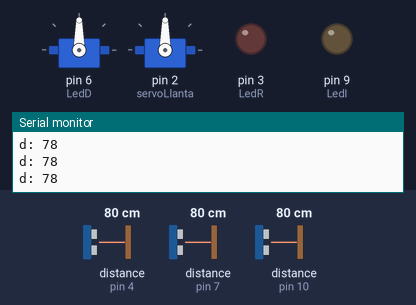
This sketch was run on a simulated Arduino Uno, built with avr-gcc and run on an emulated ATmega328P. On the bench: 2 × servo, output pins drawn as LEDs (lit = HIGH), the last lines printed to the serial monitor. Wiring (inferred from the names in the program): 3 × ultrasonic range finder: trigger pin 5, echo pin 4 / trigger pin 8, echo pin 7 / trigger pin 11, echo pin 10. The test bench sets the inputs (shaded band); at power-on: distance to the obstacle (sensors on pin 4, pin 7, pin 10) 80 cm. The echo pulse lasts 58.3 µs per cm; pins used as bus, display or sensor lines are not drawn.

Above: at 1.2 s.
1.3 s: distance to the obstacle (sensor on pin 4) set to 12 cm
2.8 s: distance to the obstacle (sensor on pin 4) set to 9 cm
At 3.8 s:
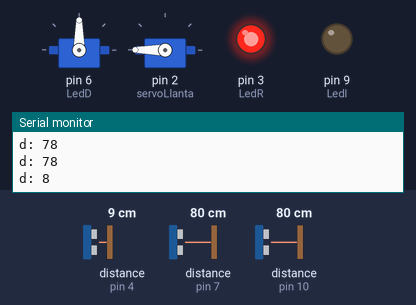
4.4 s: distance to the obstacle (sensor on pin 7) set to 85 cm
At 4.9 s:
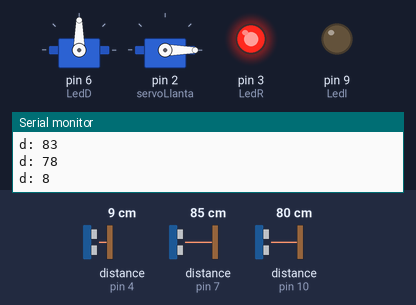
6.0 s: distance to the obstacle (sensor on pin 10) set to 90 cm
At 6.8 s:
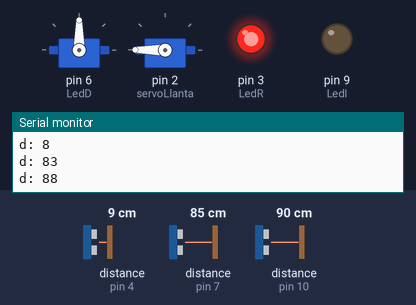
7.7 s: distance to the obstacle (sensor on pin 10) set to 2 cm
At 8.8 s:
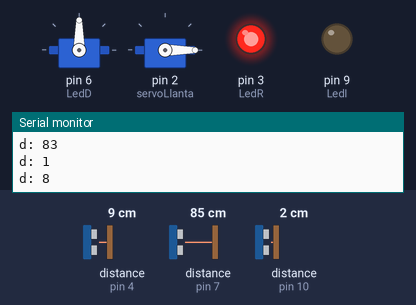
9.3 s: distance to the obstacle (sensor on pin 10) set to 120 cm
At 10.4 s:
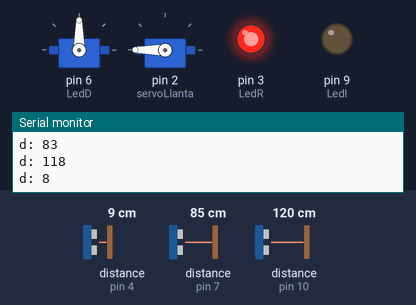
Timing chart, 0 to 11.9 s (numbered marks = the images above; inputs shaded):
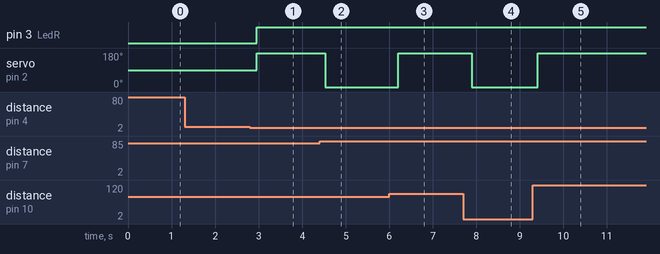

Measured:
- the behaviour switches between 11 and 10 cm on distance to the obstacle (sensor on pin 4) (found by bisection; images 0 and 1)
- the behaviour switches between 80 and 81 cm on distance to the obstacle (sensor on pin 7) (found by bisection; images 1 and 2)
- the behaviour switches between 84 and 85 cm on distance to the obstacle (sensor on pin 10) (found by bisection; images 2 and 3)
- after the input at 2.8 s, pin 3 (LedR): LOW → HIGH after 0.16 s; servo on pin 2 (servoLlanta): 90° → 180° after 0.16 s
- after the input at 4.4 s, servo on pin 2 (servoLlanta): 180° → 0° after 0.13 s
- after the input at 6.0 s, servo on pin 2 (servoLlanta): 0° → 180° after 0.21 s
- after the input at 7.7 s, servo on pin 2 (servoLlanta): 180° → 0° after 0.20 s
- after the input at 9.3 s, servo on pin 2 (servoLlanta): 0° → 180° after 0.11 s

The sketch:

PruebaProtoFuncional_3Leds-_Este_ya_funciona___servo.ino
```cpp
#include <Servo.h>
Servo servoLlanta;
Servo servoVel;
const int Trigger = 5;
const int TriggerD=8;
const int TriggerI=11;

const int Echo = 4;
const int EchoD=7;
const int EchoI=10;

int LedR=3;
int LedD=6 ;
int LedI=9;


void setup() {
  servoVel.attach(6);

servoLlanta.attach(2);
  pinMode(LedD,OUTPUT);
  pinMode(LedR,OUTPUT);
  pinMode(LedI,OUTPUT);


  Serial.begin(9600);
  pinMode(Trigger, OUTPUT);
  pinMode(Echo, INPUT);
  digitalWrite(Trigger, LOW);

  pinMode(TriggerD, OUTPUT);
  pinMode(EchoD, INPUT);
  digitalWrite(TriggerD, LOW);

  pinMode(TriggerI, OUTPUT);
  pinMode(EchoI, INPUT);
  digitalWrite(TriggerI, LOW);
  servoLlanta.write(90);
}


void loop(){
  sensorF();


  }


void sensorF()
{
  bool apagado=false;

  long t; //timepo que demora en llegar el eco
  long d; //distancia en centimetros
  long dD;
  long dI;
do{


  digitalWrite(Trigger, HIGH);
  delayMicroseconds(10);          //Enviamos un pulso de 10us
  digitalWrite(Trigger, LOW);
  t = pulseIn(Echo, HIGH); //obtenemos el ancho del pulso
  d = t/59;    //escalamos el tiempo a una distancia en cm
dD=sensorD();
dI=sensorI();
Serial.print("d: ");
Serial.print(d);
Serial.println("\n");

delay(100);


  if(d<10){
    digitalWrite(LedR,HIGH);
if(dD>dI){
   //digitalWrite(LedD,HIGH);
   //digitalWrite(LedI,LOW);
   servoLlanta.write(0);
  }
    else {
      servoLlanta.write(180);
     //    digitalWrite(LedI,HIGH);
       //  digitalWrite(LedD,LOW);
  }

  }
    else {
      servoLlanta.write(90);
         digitalWrite(LedR,LOW);
      // digitalWrite(LedD,LOW);
      // digitalWrite(LedI,LOW);
 }
 }while(apagado==true);

}

int sensorD()
{
  bool down=false;

  long t; //timepo que demora en llegar el eco
  long d; //distancia en centimetros
do{

  digitalWrite(TriggerD, HIGH);
  delayMicroseconds(10);          //Enviamos un pulso de 10us
  digitalWrite(TriggerD, LOW);
  t = pulseIn(EchoD, HIGH); //obtenemos el ancho del pulso
  d = t/59;    //escalamos el tiempo a una distancia en cm

Serial.print("d: ");
Serial.print(d);
Serial.println("\n");
 /* if(d<10){
    digitalWrite(LedD,HIGH);
  }
    else {
         digitalWrite(LedD,LOW);

 }*/
 }while(down==true);

return d;
}


int sensorI()
{
  bool down=false;

  long t; //timepo que demora en llegar el eco
  long d; //distancia en centimetros
do{

  digitalWrite(TriggerI, HIGH);
  delayMicroseconds(10);          //Enviamos un pulso de 10us
  digitalWrite(TriggerI, LOW);
  t = pulseIn(EchoI, HIGH); //obtenemos el ancho del pulso
  d = t/59;    //escalamos el tiempo a una distancia en cm

Serial.print("d: ");
Serial.print(d);
Serial.println("\n");
  /*if(d<10){
    digitalWrite(LedI,HIGH);
  }
    else {
         digitalWrite(LedI,LOW);

 }*/
 }while(down==true);
return d;
}
```
